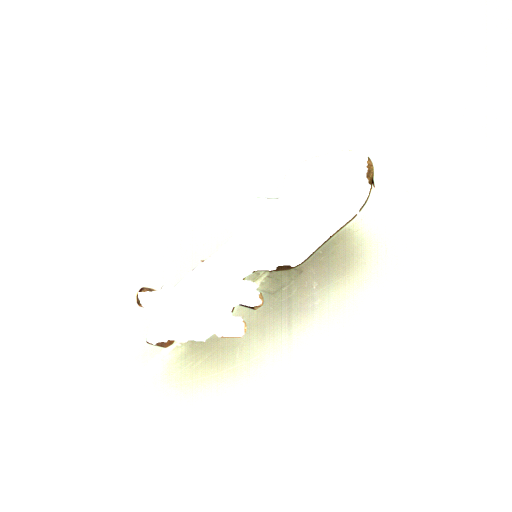
//> input picture ref/tmp/scenario6_reference_shadow.png, 1024 x 1024 px, given in place of reference_sample.png, which was not available (shown at 1/2 size)
$ ./complement_shadow   (built with g++ and OpenCV 4)
//> lines starting //> are read from the running program, lines starting //| are printed output that depends on the picture; after the words box and inside, x2 and y2 are one past the last pixel; in counts of white or black regions, pixels touching at a corner belong together; pictures that were not available may be replaced by others from this repository, and a replacement may not be noted
#include<iostream>
#include<opencv2/opencv.hpp>
#include<math.h>
using namespace cv;
using namespace std;

void cvArrow(Mat& img, Point pt1, Point pt2, Scalar color, int thickness=1, int lineType=8, int shift=0)
{
    line(img,pt1,pt2,color,thickness,lineType,shift);
    float vx = (float)(pt2.x - pt1.x);
    float vy = (float)(pt2.y - pt1.y);
    float v = sqrt( vx*vx + vy*vy );
    float ux = vx / v;
    float uy = vy / v;
    //矢印の幅の部分
    float w=5,h=10;
    Point ptl,ptr;
    ptl.x = (int)((float)pt2.x - uy*w - ux*h);
    ptl.y = (int)((float)pt2.y + ux*w - uy*h);
    ptr.x = (int)((float)pt2.x + uy*w - ux*h);
    ptr.y = (int)((float)pt2.y - ux*w - uy*h);
    //矢印の先端を描画する
    line(img,pt2,ptl,color,thickness,lineType,shift);
    line(img,pt2,ptr,color,thickness,lineType,shift);
}
void ComplementShadow(Mat shadow,vector<Point> contour,vector<Point> nvec){
}
void makeShadowMask(Mat& smask, Point pt, double rad, float w = 50){
// [5 lines of commented-out code are left out]
	if(sin(rad)<0)
		return;
	else{
		if(cos(rad) >= 0){
			for(int y = 0; y < (int)w*sin(rad); y++){
				for(int x = 0; x < (int)w*cos(rad); x++){
					smask.data[smask.cols*(pt.y-y)+pt.x+x] = 255;
				}
			}
		}
		else{
			for(int y = 0; y < (int)w*sin(rad); y++){
				for(int x = 0; x > (int)w*cos(rad); x--){
					smask.data[smask.cols*(pt.y-y)+pt.x+x] = 255;
				}
			}
		}
	}
}

int main( int argc, char** argv )
{    Mat src;
	Mat _src;
	Mat src_gray;
	Mat result;

	// the first command-line parameter must be a filename of the binary (black-n-white) image

	src=imread("../ref/Level1/reference_sample.png");
//> src is the input picture: 1024 rows x 1024 cols, CV_8UC3; mean B, G, R 251.5, 253.3, 253.4
	_src=imread("../ref/Level1/reference_sample.png", 1);
	Mat shadow = imread("../ref/tmp/shadow_img.png",0); //グレースケール入力
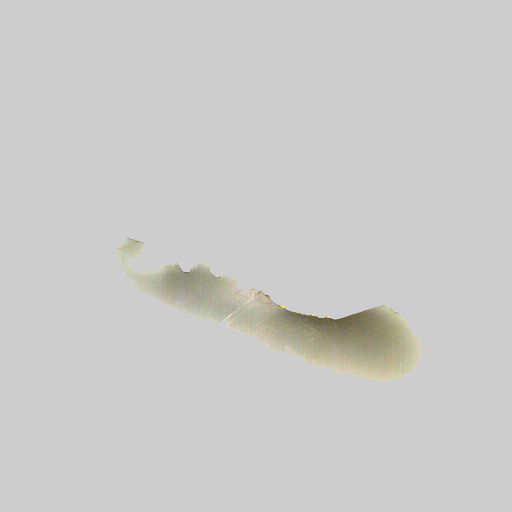
//> input picture ref/tmp/shadow_img.png, 1024 x 1024 px (shown at 1/2 size)
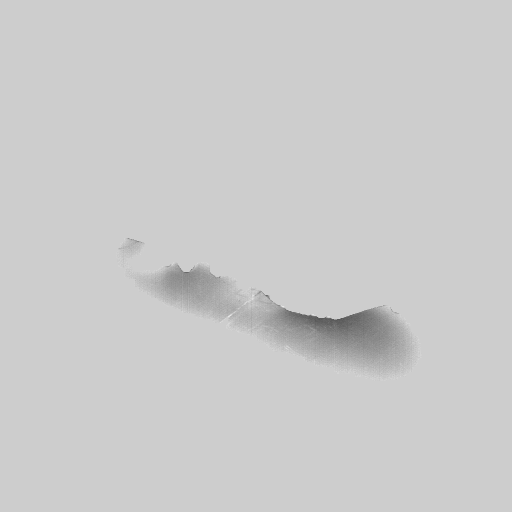
//> shadow: 1024 rows x 1024 cols, CV_8UC1 (shown at 1/2 size); min 76, max 252, mean 203
	Mat com_shadow = shadow.clone();
	Mat dst = src.clone();
	Mat mask=Mat::zeros(src.rows, src.cols, CV_8UC3);
	Mat shadow_mask = Mat::zeros(shadow.rows, shadow.cols, CV_8U);
	cvtColor(src, src_gray, CV_BGR2GRAY);
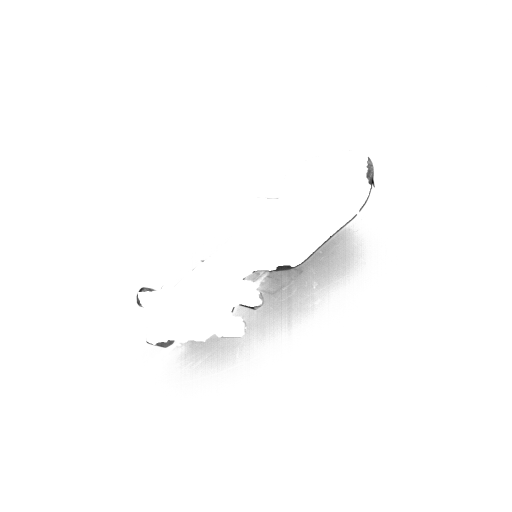
//> src_gray: 1024 rows x 1024 cols, CV_8UC1 (shown at 1/2 size); min 8, max 255, mean 253.1
	threshold(src_gray,src,80,255,CV_THRESH_BINARY);
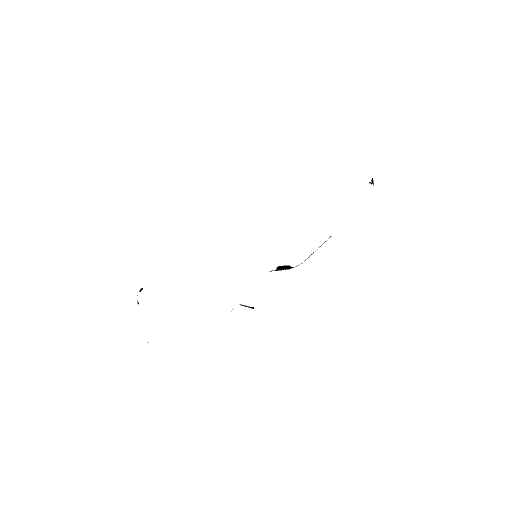
//> src: 1024 rows x 1024 cols, CV_8UC1 (shown at 1/2 size); 100% white; 28 black regions (24 under 20 px)
	//Canny(src,src,100,500);
	namedWindow( "Source", 1 );
	imshow( "Source", src );
	vector<vector<Point> > contours;
	vector<Vec4i> hierarchy;
	findContours( src, contours, hierarchy,CV_RETR_TREE, CV_CHAIN_APPROX_NONE );
//> contours = 51 contours, 45 with area under 20; largest, box (x1, y1, x2, y2) and area: (0, 0, 1024, 1024) 1046529, (546, 530, 589, 543) 296, (478, 608, 509, 619) 96, (737, 355, 749, 373) 82, (277, 575, 287, 585) 41, (274, 600, 279, 610) 21
	Scalar color( 255, 0, 0 );
	cout<<contours.size()<<"\n";
//| 51
	int num=contours.size();
//> num = 51
	int contoursID;
	for( int idx=0; idx <num; idx++ )
	{   double area=contourArea(contours[idx]);
		if(area>97000&&area<1042440){
			Scalar color(255,255,255);
			drawContours( mask, contours, idx, color,-1, 8);
			cout<<area<<" "<<idx<<"\n";
			contoursID = idx;
		}
	}
//> this loop made 51 passes
//> area on passes 1, 7, 8, 10, 15, 51: 1046529, 95.5, 21, 41, 296.5, 82
//> mask: 1024 rows x 1024 cols, CV_8UC3; every value is 0
	_src.copyTo(result,mask);
	//threshold(_src,_src,80,255,CV_THRESH_BINARY);
//  namedWindow( "Components", 1 );
//  imshow( "Components",result);

	double radian;
	Scalar linecolor(0,0,200);
	int linelength=30,thickness=1,lineType=1,Shift=0;
	vector<Point> nvec;
	vector<double> nrad;

	//法線ベクトルの算出
	for(int i = 0; i < contours[contoursID].size(); i++){
		if(i != contours[contoursID].size()-1){
			radian = atan2(contours[contoursID][i+1].y-contours[contoursID][i].y,contours[contoursID][i+1].x-contours[contoursID][i].x);
		}
		//radian>0なら+90,radian<0なら-90度
		if(radian>=0)
		{
			cvArrow(dst,contours[contoursID][i],Point(contours[contoursID][i].x+linelength*cos(radian+M_PI/2),contours[contoursID][i].y+linelength*sin(radian+M_PI/2)),linecolor,thickness,lineType,Shift );
			nvec.push_back(Point(contours[contoursID][i].x+linelength*cos(radian+M_PI/2),contours[contoursID][i].y+linelength*sin(radian+M_PI/2)));
			nrad.push_back(radian+M_PI/2);
		}
		else{
			cvArrow(dst,contours[contoursID][i],Point(contours[contoursID][i].x+linelength*cos(radian-M_PI/2),contours[contoursID][i].y+linelength*sin(radian-M_PI/2)),linecolor,thickness,lineType,Shift );
			nvec.push_back(Point(contours[contoursID][i].x+linelength*cos(radian-M_PI/2),contours[contoursID][i].y+linelength*sin(radian-M_PI/2)));
			nrad.push_back(radian-M_PI/2);
		}
//    line(dst,contours[contoursID][i],Point(contours[contoursID][i].x+50*cos(radian),contours[contoursID][i].y+50*sin(radian)),Scalar(0,0,200),3,4 );
	}
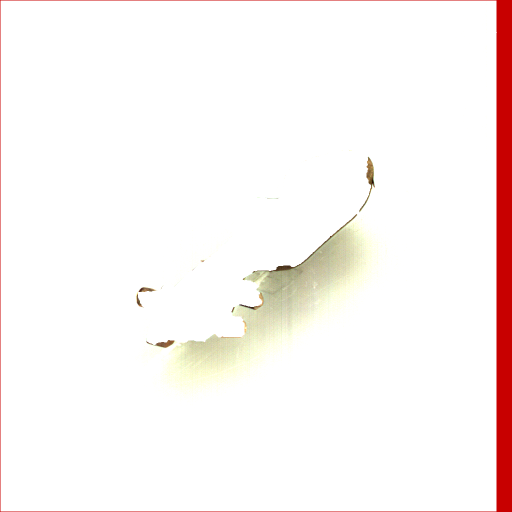
//> dst: 1024 rows x 1024 cols, CV_8UC3 (shown at 1/2 size); mean B, G, R 243, 244.9, 251.6
//> after the loop, nvec = contour of 4092 points, box (x1, y1, x2, y2) (-30, -30, 1024, 1054), area 1107879; nrad = 4092 values, max 4.71 at index 3069, min -3.14 at index 2046, mean 1.57
	int flag = 0;
	int shadowlen = 100;
	for(int i = 0; i < contours[contoursID].size(); i++){
		//8近傍探索
		flag = 0;
		for(int j = -1; j < 1; j++){
			for(int h = -1; h < 1; h++){
//        if(shadow.at<uchar>(contours[contoursID][i].y+h,contours[contoursID][i].x+j)<128){
				if(shadow.data[shadow.cols*(contours[contoursID][i].y+h)+contours[contoursID][i].x+j]<128){
					flag = 1;
				}
			}
		}
		if(flag == 1){
// [7 lines of commented-out code are left out]
			makeShadowMask(shadow_mask,contours[contoursID][i],nrad[i]);
		}
	}
//> this loop made 4092 passes
//> flag on passes 1 to 3: 1, 1, 0
//> after the loop, flag = 1
	for(int y = 0; y < com_shadow.cols; y++){//横
		for(int x = 0; x < com_shadow.rows; x++){//縦
			if(shadow_mask.data[y*shadow_mask.cols+x] == 255){
				com_shadow.data[y*shadow_mask.cols+x]=0;
			}
		}
	}
//> com_shadow: 1024 rows x 1024 cols, CV_8UC1; 51 pixels changed, all inside (x1, y1, x2, y2) = (0, 0, 1024, 2)
	namedWindow("dst",1);
	imshow("dst",dst);
	namedWindow("shadow");
	imshow("shadow",shadow);
	namedWindow("complemnt_shadow",WINDOW_NORMAL);
	imshow("complemnt_shadow",com_shadow);
	namedWindow("shadow_mask",WINDOW_NORMAL);
	imshow("shadow_mask",shadow_mask);
	waitKey(0);
}
